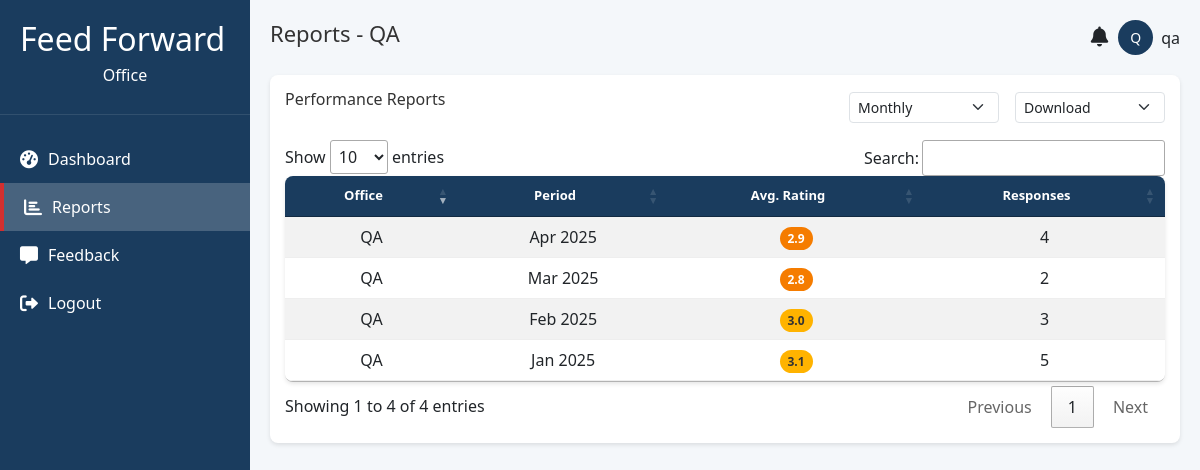
The page /user/reports.php (signed in) on the database its author committed.
### tables this page shows
CREATE TABLE `users` (
  `user_id` int(11) NOT NULL,
  `fname` varchar(100) DEFAULT NULL,
  `mname` varchar(100) DEFAULT NULL,
  `lname` varchar(100) DEFAULT NULL,
  `username` varchar(100) DEFAULT NULL,
  `password` varchar(100) DEFAULT NULL,
  `role_id` int(11) NOT NULL,
  `office_id` int(11) DEFAULT NULL,
  `is_active` tinyint(1) DEFAULT 1
);

CREATE TABLE `offices` (
  `office_id` int(11) NOT NULL,
  `office_name` varchar(100) DEFAULT NULL,
  `is_active` tinyint(1) DEFAULT 1
);

### user/notification.php (the view, shortened to what this page needs)
<?php
require_once '../config.php';
$user_id = $_SESSION['user_id'];
$user_query = "SELECT u.username, o.office_id, o.office_name
               FROM users u
               JOIN offices o ON u.office_id = o.office_id
               WHERE u.user_id = ?";
$user_stmt = $conn->prepare($user_query);
$user_stmt->bind_param('i', $user_id);
$user_stmt->execute();
$user_result = $user_stmt->get_result();
$user_data = $user_result->fetch_assoc();
$username = $user_data['username'] ?? 'User';
$office_name = $user_data['office_name'] ?? 'Unknown Office';
$avatar_initial = strtoupper(substr($username, 0, 1));
$current_page = basename($_SERVER['PHP_SELF']);
$page_titles = [
    'dashboard.php' => 'Dashboard',
    'reports.php' => 'Reports',
    'feedback.php' => 'Feedbacks',
];
$page_title = $page_titles[$current_page] ?? 'Dashboard';
?>
<div class="header">
    <h1 class="page-title"><?php echo htmlspecialchars($page_title); ?> - <?php echo htmlspecialchars($office_name); ?></h1>
    <div class="user-profile">
        <div class="notification-icon" style="position: relative; margin-right: 10px;">
            <i class="fas fa-bell" style="font-size: 20px;" data-bs-toggle="modal" data-bs-target="#notificationModal"></i>
        </div>
        <div class="user-avatar">
            <?php echo htmlspecialchars($avatar_initial); ?>
        </div>
        <span><?php echo htmlspecialchars($username); ?></span>
    </div>
</div>

### user/header.php (style rules this page uses)
:root { --sidebar-width: 250px; --primary-color: #1a3c5e; --secondary-color: #f4f7fa; --accent-color: #d32f2f; }
* { margin: 0; padding: 0; box-sizing: border-box; font-family: 'Segoe UI', Arial, sans-serif; }
.header { display: flex; justify-content: space-between; align-items: center; margin-bottom: 20px; }
.page-title { font-size: 22px; color: #333; }
.user-profile { display: flex; align-items: center; }
.user-avatar { width: 35px; height: 35px; border-radius: 50%; background: var(--primary-color); color: white; display: flex; align-items: center; justify-content: center; margin-right: 8px; font-size: 14px; }
.notification-icon { cursor: pointer; position: relative; transition: transform 0.3s; }

### rows shown on the page
users: office.office_name "QA", username "Q", username "qa"

### other values the page prints
$page_title "Reports"
$row['office_name'] "QA"
$period "Apr 2025"
$rating "2.9"
$row['responses'] "4"
$period "Mar 2025"
$rating "2.8"
$row['responses'] "2"
$period "Feb 2025"
$rating "3.0"
$row['responses'] "3"
$period "Jan 2025"
$rating "3.1"
$row['responses'] "5"
